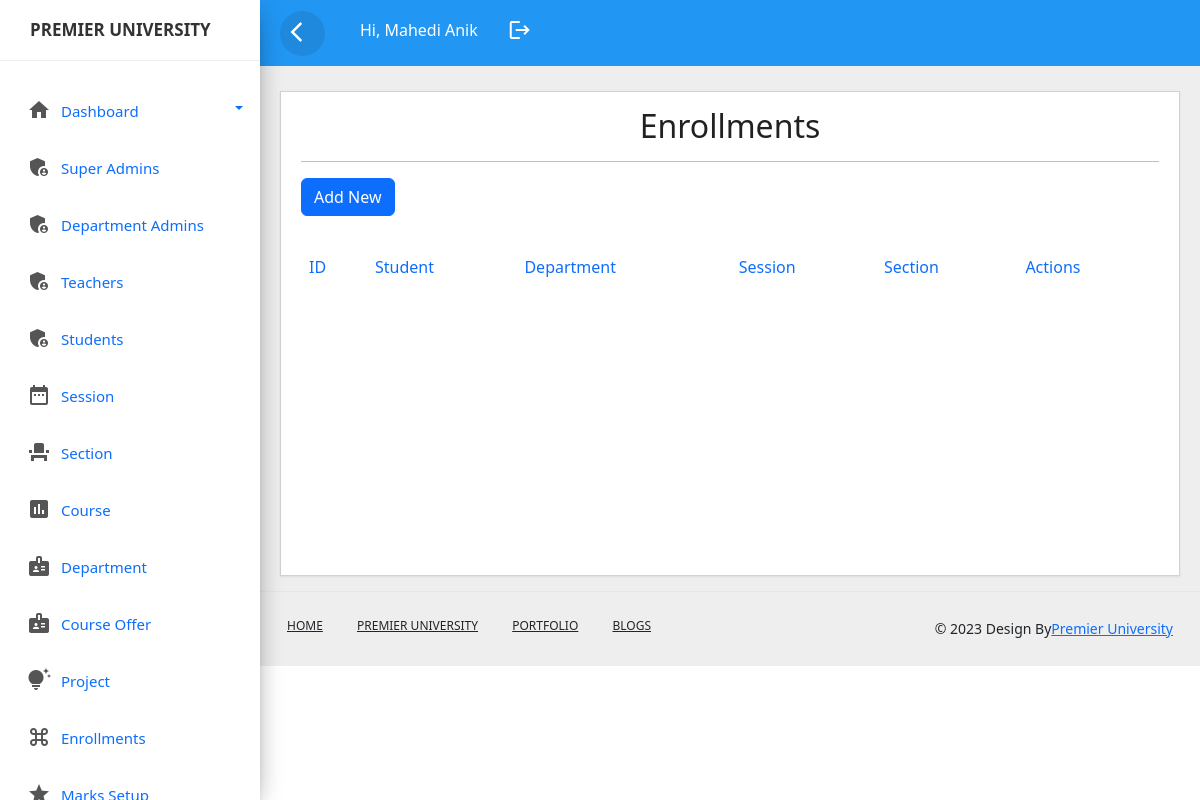
/enrollment.php (signed in), run on an earlier commit of the app's database.
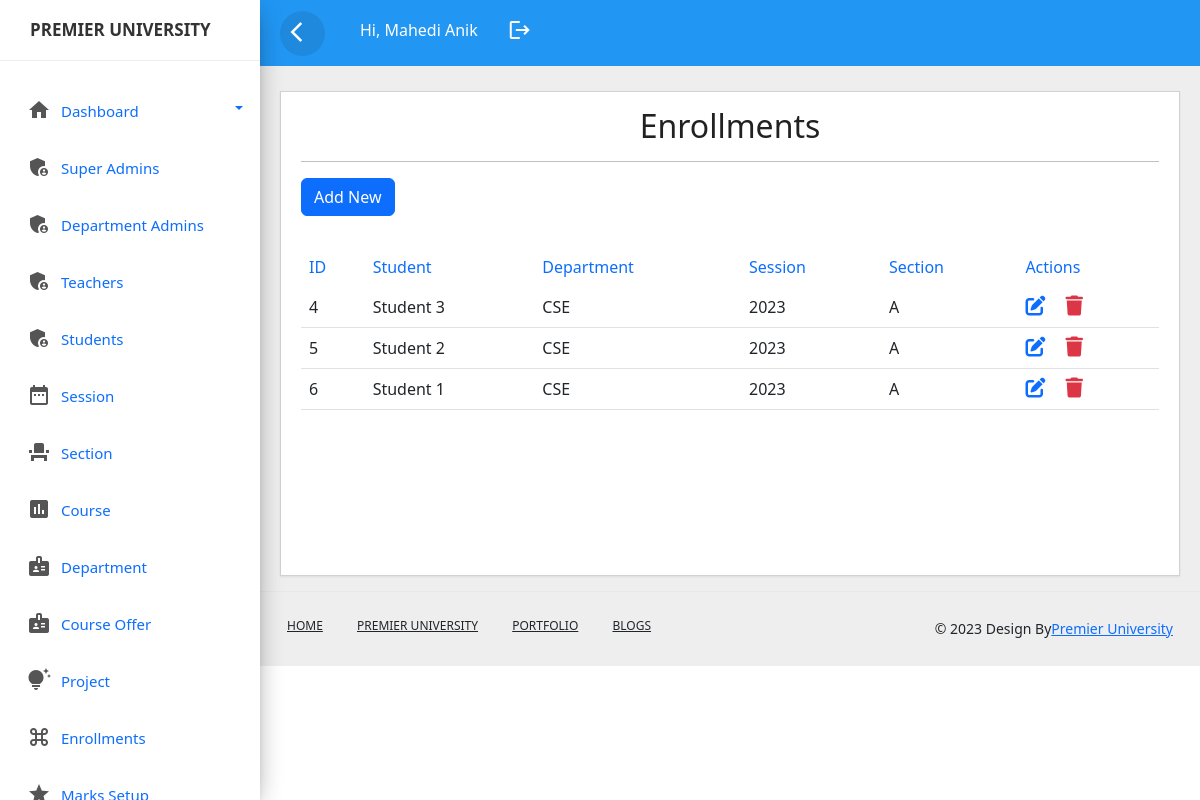
And on a later commit of the database.
### tables this page shows
CREATE TABLE `enrollments` (
  `enrollmentid` int(11) NOT NULL,
  `sectionid` int(11) NOT NULL,
  `studentid` int(11) NOT NULL,
  `sessionid` int(11) DEFAULT NULL,
  `departmentid` int(11) DEFAULT NULL
);

CREATE TABLE `users` (
  `id` int(11) NOT NULL,
  `name` varchar(100) NOT NULL,
  `username` varchar(100) NOT NULL,
  `password` varchar(100) NOT NULL,
  `role` varchar(100) NOT NULL,
  `created` timestamp NOT NULL DEFAULT current_timestamp() ON UPDATE current_timestamp(),
  `email` varchar(100) NOT NULL,
  `address` varchar(50) DEFAULT NULL,
  `sessionid` int(11) DEFAULT NULL,
  `sectionid` int(11) DEFAULT NULL,
  `courseid` int(11) DEFAULT NULL,
  `departmentid` int(11) DEFAULT NULL,
  `status` varchar(10) DEFAULT NULL,
  `mobile` varchar(100) NOT NULL
);

CREATE TABLE `department` (
  `departmentid` int(11) NOT NULL,
  `departmentname` varchar(255) NOT NULL,
  `remarks` varchar(255) NOT NULL
);

CREATE TABLE `session` (
  `sessionid` int(11) NOT NULL,
  `session` varchar(50) NOT NULL,
  `courseid` int(11) DEFAULT NULL
);

CREATE TABLE `section` (
  `sectionid` int(11) NOT NULL,
  `sessionid` varchar(30) NOT NULL,
  `sectionname` varchar(30) NOT NULL,
  `departmentid` int(11) DEFAULT NULL
);

### enrollment.php (the view, shortened to what this page needs)
<?php include_once('header.php');?>
<?php include_once('sidebar.php');?>
<?php include_once('top-header.php');?>
<!DOCTYPE html>
<html lang="en">
<head>
	<link rel="stylesheet" href="css/style.css">
 <link href="https://cdn.jsdelivr.net/npm/bootstrap@5.2.3/dist/css/bootstrap.min.css" rel="stylesheet">
 <link rel="stylesheet" href="https://cdnjs.cloudflare.com/ajax/libs/font-awesome/6.4.0/css/all.min.css" />
</head>
<body>
	<div class="main-content">
		<div class="row">
			<div class="col-lg-12 col-md-12">
				<div class="card" style="min-height:485px">
					<div class="card-header card-header-text">
						<h2 class="card-title" style="text-align: center;">Enrollments</h2>
						<hr>
						<a href="add_enrollment.php" class="btn btn-primary mb-3">Add New</a>
					</div>
					<div class="card-content table-responsive">
						<table class="table table-hover">
							<thead class="text-primary">
								<tr><th>ID</th>
									<th>Student</th>
									<th>Department</th>
									<th>Session</th>
									<th>Section</th>
									<th>Actions</th>
								</tr>
							</thead>
							<tbody>
								<?php
									@include 'config.php';
									$query=mysqli_query($conn,"SELECT * from enrollments LEFT JOIN users on enrollments.studentid=users.id LEFT JOIN section on enrollments.sectionid=section.sectionid left join session on enrollments.sessionid=session.sessionid left join department on enrollments.departmentid=department.departmentid ");
									while($row=mysqli_fetch_array($query)){
									?>
									<tr>
										<td><?php echo ucwords($row['enrollmentid']); ?></td>
										<td><?php echo ucwords($row['name']); ?></td>
										<td><?php echo ucwords($row['departmentname']); ?></td>
										<td><?php echo ucwords($row['session']); ?></td>
										<td><?php echo ucwords($row['sectionname']); ?></td>
										<td>
											 <a href="edit_enrollment.php?id=<?php echo $row['enrollmentid'] ?>&userid=<?php echo $row['studentid'] ?>&sectionid=<?php echo $row['sectionid'] ?>&sessionid=<?php echo $row['sessionid'] ?>&departmentid=<?php echo $row['departmentid'] ?>" ><i class="fa-solid fa-pen-to-square fs-5 me-3"></i></a>
             <a href="delete_enrollment.php?id=<?php echo $row['enrollmentid'] ?>" class="link-danger"><i class="fa-solid fa-trash fs-5"></i></a>
										</td>
									</tr>
									<?php
									}
								?>
							</tbody>
						</table>
					</div>
				</div>
			</div>
		</div>
	</div>
		</body>
		<?php include_once('footer.php');?>
		</html>

What changed in the data, as far as the page shows it:
added enrollments: enrollmentid "4", users.name "Student 3", departmentid.departmentname "CSE", sessionid.session "2023", sectionid.sectionname "A"
added enrollments: enrollmentid "5", users.name "Student 2", departmentid.departmentname "CSE", sessionid.session "2023", sectionid.sectionname "A"
added enrollments: enrollmentid "6", users.name "Student 1", departmentid.departmentname "CSE", sessionid.session "2023", sectionid.sectionname "A"
